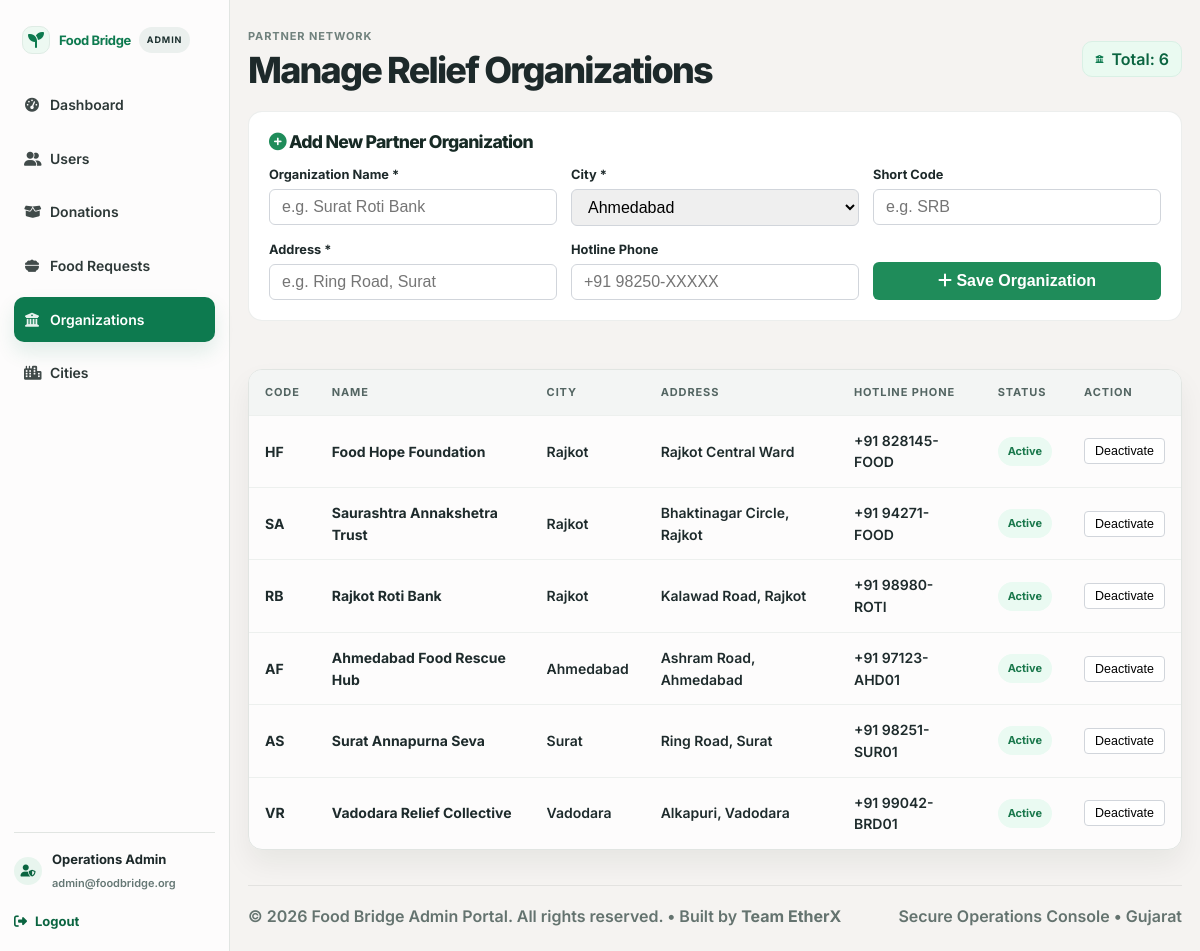
The app's page /admin/organizations.php (signed in) with its own data.
### tables this page shows
CREATE TABLE IF NOT EXISTS `organizations` (
  `id` INT AUTO_INCREMENT PRIMARY KEY,
  `city_id` INT NOT NULL,
  `name` VARCHAR(150) NOT NULL,
  `short_code` VARCHAR(10) DEFAULT 'HF',
  `category` VARCHAR(100) DEFAULT 'Verified NGO distribution',
  `rating_info` VARCHAR(100) DEFAULT 'Admin Vetted Partner',
  `address` VARCHAR(255) NOT NULL,
  `distance_info` VARCHAR(100) DEFAULT '1.8 km from Pickup Hub',
  `phone` VARCHAR(50) DEFAULT '+91 828145-FOOD',
  `accepted_items` VARCHAR(255) DEFAULT 'Cooked Food, Packaged Food, Fresh Fruits',
  `description` TEXT,
  `is_active` TINYINT(1) DEFAULT 1,
  `created_at` DATETIME DEFAULT CURRENT_TIMESTAMP,
  INDEX `idx_org_active` (`is_active`),
  FOREIGN KEY (`city_id`) REFERENCES `cities`(`id`) ON DELETE CASCADE
);

CREATE TABLE IF NOT EXISTS `cities` (
  `id` INT AUTO_INCREMENT PRIMARY KEY,
  `name` VARCHAR(100) NOT NULL UNIQUE,
  `status_label` VARCHAR(100) DEFAULT 'Active Hub',
  `centers_count` INT DEFAULT 4,
  `description` VARCHAR(255) DEFAULT '',
  `eta_info` VARCHAR(100) DEFAULT '< 45 mins',
  `is_active` TINYINT(1) DEFAULT 1,
  `created_at` DATETIME DEFAULT CURRENT_TIMESTAMP
);

### config/auth.php (called while the page is built, shortened)
<?php
function currentAdmin(): ?array {
    static $admin = null;
    if ($admin === null) {
        $db = getDB();
        $stmt = $db->prepare("SELECT id, name, email, role, status, created_at FROM admins WHERE id = ?");
        $stmt->execute([$_SESSION['admin_id']]);
        $admin = $stmt->fetch() ?: null;
    }
    return $admin;
}

### admin/organizations.php (the view, shortened to what this page needs)
<?php
require_once __DIR__ . '/../config/auth.php';
$admin = currentAdmin();
$db = getDB();
$orgsStmt = $db->query("SELECT o.*, c.name as city_name FROM organizations o LEFT JOIN cities c ON o.city_id = c.id ORDER BY o.id ASC");
$organizations = $orgsStmt->fetchAll();
$citiesStmt = $db->query("SELECT id, name FROM cities WHERE is_active = 1 ORDER BY name ASC");
$cities = $citiesStmt->fetchAll();
?>
<!DOCTYPE html>
<html lang="en">
<head>
  <link rel="stylesheet" href="https://cdnjs.cloudflare.com/ajax/libs/font-awesome/6.5.0/css/all.min.css">
  <link rel="stylesheet" href="../css/style.css">
  <link rel="stylesheet" href="css/admin-dashboard.css">
</head>
<body class="admin-dashboard-page">
  <div class="admin-app-shell">
    <aside class="admin-sidebar">
      <div class="brand-row">
        <a class="admin-brand" href="../index.php" aria-label="Food Bridge home">
          <span class="admin-brand-mark"><i class="fa-solid fa-seedling"></i></span>
          <span class="admin-brand-copy">
            <strong>Food Bridge</strong>
          </span>
        </a>
        <span class="admin-sidebar-tag">ADMIN</span>
      </div>
      <nav class="admin-nav" aria-label="Admin navigation">
        <a href="dashboard.php" class="nav-item"><i class="fa-solid fa-gauge-high"></i> Dashboard</a>
        <a href="users.php" class="nav-item"><i class="fa-solid fa-user-group"></i> Users</a>
        <a href="donations.php" class="nav-item"><i class="fa-solid fa-box-open"></i> Donations</a>
        <a href="requests.php" class="nav-item"><i class="fa-solid fa-bowl-food"></i> Food Requests</a>
        <a href="organizations.php" class="nav-item active"><i class="fa-solid fa-building-columns"></i> Organizations</a>
        <a href="cities.php" class="nav-item"><i class="fa-solid fa-city"></i> Cities</a>
      </nav>
      <div class="admin-user-box">
        <div class="admin-user-mini">
          <span class="mini-avatar"><i class="fa-solid fa-user-shield"></i></span>
          <div>
            <strong><?php echo htmlspecialchars($admin['name'] ?? 'System Admin'); ?></strong>
            <small><?php echo htmlspecialchars($admin['email'] ?? 'admin@foodbridge.org'); ?></small>
          </div>
        </div>
        <a href="logout.php" class="logout-link"><i class="fa-solid fa-right-from-bracket"></i> Logout</a>
      </div>
    </aside>
    <main class="admin-main-panel">
      <header class="topbar">
        <div class="topbar-title-wrap">
          <span class="page-kicker">Partner Network</span>
          <h1>Manage Relief Organizations</h1>
        </div>
        <div class="topbar-actions">
          <span class="status-pill"><i class="fa-solid fa-building-columns"></i> Total: <?php echo count($organizations); ?></span>
        </div>
      </header>
      <section style="background: white; padding: 20px; border-radius: 14px; margin-bottom: 24px; border: 1px solid rgba(20,40,34,0.08);">
        <h3 style="margin-top:0; margin-bottom: 14px; font-size: 1.1rem; color: #172a25;"><i class="fa-solid fa-plus-circle" style="color: #1f8c5a;"></i> Add New Partner Organization</h3>
        <form method="POST" action="organizations.php" style="display: grid; grid-template-columns: repeat(3, 1fr); gap: 14px;">
          <div>
            <label style="display:block; font-size: 0.8rem; font-weight: 700; margin-bottom: 4px;">Organization Name *</label>
            <input type="text" name="name" placeholder="e.g. Surat Roti Bank" required style="width:100%; padding: 8px 12px; border: 1px solid #d1d5db; border-radius: 6px;">
          </div>
          <div>
            <label style="display:block; font-size: 0.8rem; font-weight: 700; margin-bottom: 4px;">City *</label>
            <select name="city_id" required style="width:100%; padding: 8px 12px; border: 1px solid #d1d5db; border-radius: 6px;">
              <?php foreach ($cities as $c): ?>
                <option value="<?php echo $c['id']; ?>"><?php echo htmlspecialchars($c['name']); ?></option>
              <?php endforeach; ?>
            </select>
          </div>
          <div>
            <label style="display:block; font-size: 0.8rem; font-weight: 700; margin-bottom: 4px;">Short Code</label>
            <input type="text" name="short_code" placeholder="e.g. SRB" maxlength="6" style="width:100%; padding: 8px 12px; border: 1px solid #d1d5db; border-radius: 6px;">
          </div>
          <div>
            <label style="display:block; font-size: 0.8rem; font-weight: 700; margin-bottom: 4px;">Address *</label>
            <input type="text" name="address" placeholder="e.g. Ring Road, Surat" required style="width:100%; padding: 8px 12px; border: 1px solid #d1d5db; border-radius: 6px;">
          </div>
          <div>
            <label style="display:block; font-size: 0.8rem; font-weight: 700; margin-bottom: 4px;">Hotline Phone</label>
            <input type="text" name="phone" placeholder="+91 98250-XXXXX" style="width:100%; padding: 8px 12px; border: 1px solid #d1d5db; border-radius: 6px;">
          </div>
          <div style="display:flex; align-items:flex-end;">
            <button type="submit" style="width:100%; padding: 10px; background: #1f8c5a; color: white; border: none; border-radius: 6px; font-weight: 700; cursor: pointer;"><i class="fa-solid fa-plus"></i> Save Organization</button>
          </div>
        </form>
      </section>
      <section class="activity-panel">
        <div class="activity-table-wrap">
          <table class="activity-table">
            <thead>
              <tr>
                <th>Code</th>
                <th>Name</th>
                <th>City</th>
                <th>Address</th>
                <th>Hotline Phone</th>
                <th>Status</th>
                <th>Action</th>
              </tr>
            </thead>
            <tbody>
              <?php foreach ($organizations as $org): ?>
                <tr>
                  <td><strong><?php echo htmlspecialchars($org['short_code']); ?></strong></td>
                  <td><strong><?php echo htmlspecialchars($org['name']); ?></strong></td>
                  <td><?php echo htmlspecialchars($org['city_name'] ?? 'Gujarat'); ?></td>
                  <td><?php echo htmlspecialchars($org['address']); ?></td>
                  <td><?php echo htmlspecialchars($org['phone']); ?></td>
                  <td><span class="table-status <?php echo $org['is_active'] ? 'completed' : 'pending'; ?>"><?php echo $org['is_active'] ? 'Active' : 'Inactive'; ?></span></td>
                  <td>
                    <form method="POST" action="organizations.php" style="display:inline;">
                      <button type="submit" style="padding: 5px 10px; font-size: 0.78rem; border-radius: 4px; border: 1px solid #d1d5db; cursor: pointer; background: white;">
                        <?php echo $org['is_active'] ? 'Deactivate' : 'Activate'; ?>
                      </button>
                    </form>
                  </td>
                </tr>
              <?php endforeach; ?>
            </tbody>
          </table>
        </div>
      </section>
      <footer style="margin-top: 35px; padding-top: 18px; border-top: 1px solid rgba(19, 36, 29, 0.08); display: flex; justify-content: space-between; align-items: center; color: #64736f; font-size: 12px;">
        <span>© <?php echo date('Y'); ?> Food Bridge Admin Portal. All rights reserved. • Built by <strong>Team EtherX</strong></span>
        <span>Secure Operations Console • Gujarat</span>
      </footer>
    </main>
  </div>
</body>
</html>

### css/style.css (style rules this page uses)
:root { --green: #1F6F3F; --green-deep: #154e31; --orange: #E67E22; --orange-soft: #FFF4EB; --dark: #1a1a1a; --gray: #5f6f68; --light: #f5f7f5; --white: #ffffff; --shadow: 0 20px 50px rgba(0, 0, 0, 0.1); }
* { margin: 0; padding: 0; box-sizing: border-box; }
html { scroll-behavior: smooth; font-size: 16px; }
body { font-family: 'Manrope', 'Segoe UI', sans-serif; background: var(--white); color: var(--dark); line-height: 1.7; font-size: 16px; font-weight: 600; }
h1, h2, h3, h4, h5, h6 { margin-top: 0; letter-spacing: -0.04em; line-height: 1.1; font-weight: 800; }
p, li, span, small, label, input, select, textarea, button, a { font-size: 1rem; }
a { text-decoration: none; }
:root { --green: #08733d; --green-deep: #055b30; --green-soft: #e6f7ec; --orange: #ad3c00; --orange-soft: #fff2eb; --blue: #1682c4; --blue-soft: #eaf5ff; --dark: #20212b; --gray: #68706f; --purple-tint: #f8f5ff; --shadow: 0 12px 32px rgba(29, 35, 44, 0.09); }
html { scroll-padding-top: 90px; }
body { font-family: 'Inter', 'Segoe UI', sans-serif; color: var(--dark); line-height: 1.55; }
a { color: inherit; }
button, a { -webkit-tap-highlight-color: transparent; }

### records on screen
organizations: short_code "HF", name "Food Hope Foundation", city.name "Rajkot", address "Rajkot Central Ward", phone "+91 828145-FOOD", is_active "Active"
organizations: short_code "SA", name "Saurashtra Annakshetra Trust", city.name "Rajkot", address "Bhaktinagar Circle, Rajkot", phone "+91 94271-FOOD", is_active "Active"
organizations: short_code "RB", name "Rajkot Roti Bank", city.name "Rajkot", address "Kalawad Road, Rajkot", phone "+91 98980-ROTI", is_active "Active"
organizations: short_code "AF", name "Ahmedabad Food Rescue Hub", city.name "Ahmedabad", address "Ashram Road, Ahmedabad", phone "+91 97123-AHD01", is_active "Active"
organizations: short_code "AS", name "Surat Annapurna Seva", city.name "Surat", address "Ring Road, Surat", phone "+91 98251-SUR01", is_active "Active"
organizations: short_code "VR", name "Vadodara Relief Collective", city.name "Vadodara", address "Alkapuri, Vadodara", phone "+91 99042-BRD01", is_active "Active"

### other values on screen
$admin['name'] "Operations Admin"
$admin['email'] "admin@foodbridge.org"
count($organizations) "6"
form field city_id "Ahmedabad"
